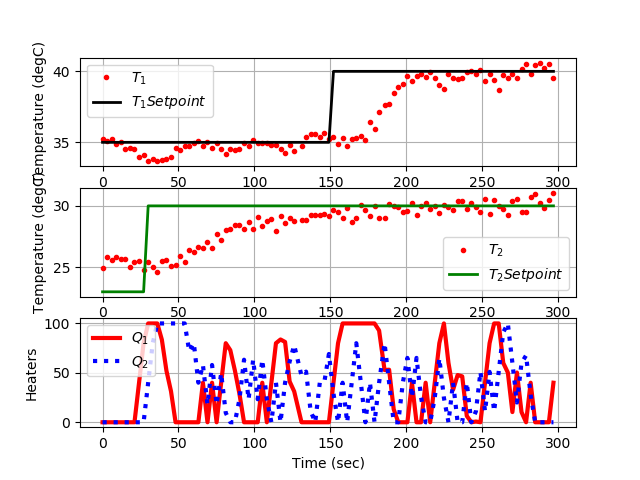

The Python source for this figure:
import tclab
import numpy as np
import time
import matplotlib.pyplot as plt
from gekko import GEKKO

# Connect to Arduino
a = tclab.TCLab()

# Get Version
print(a.version)

# Turn LED on
print('LED On')
a.LED(100)

# Run time in minutes
run_time = 5.0

# Number of cycles with 3 second intervals
loops = int(20.0*run_time)
tm = np.zeros(loops)

# Temperature (K)
T1 = np.ones(loops) * a.T1 # temperature (degC)
Tsp1 = np.ones(loops) * 35.0 # set point (degC)
T2 = np.ones(loops) * a.T2 # temperature (degC)
Tsp2 = np.ones(loops) * 23.0 # set point (degC)

# Set point changes
Tsp1[50:] = 40.0
Tsp2[10:] = 30.0 

# heater values
Q1s = np.ones(loops) * 0.0
Q2s = np.ones(loops) * 0.0

#########################################################
# Initialize Model as Estimator
#########################################################
m = GEKKO(name='tclab-mpc')

# 60 second time horizon, steps of 3 sec
m.time = np.linspace(0,60,21)

# Parameters
U = m.FV(value=10,name='u')
tau = m.FV(value=5,name='tau')
alpha1 = m.FV(value=0.01)   # W / % heater
alpha2 = m.FV(value=0.0075) # W / % heater

Kp = m.Param(value=0.5)
tau = m.Param(value=50.0)
zeta = m.Param(value=1.5)

# Manipulated variables
Q1 = m.MV(value=0)
Q1.STATUS = 1  # use to control temperature
Q1.FSTATUS = 0 # no feedback measurement
Q1.LOWER = 0.0
Q1.UPPER = 100.0
Q1.DMAX = 40.0
Q1.COST = 0.0
Q1.DCOST = 0.0

Q2 = m.MV(value=0)
Q2.STATUS = 1  # use to control temperature
Q2.FSTATUS = 0 # no feedback measurement
Q2.LOWER = 0.0
Q2.UPPER = 100.0
Q2.DMAX = 40.0
Q2.COST = 0.0
Q2.DCOST = 0.0

# Controlled variable
TC1 = m.CV(value=T1[0])
TC1.STATUS = 1     # minimize error with setpoint range
TC1.FSTATUS = 1    # receive measurement
TC1.TR_INIT = 1    # reference trajectory
TC1.TAU = 10       # time constant for response

# Controlled variable
TC2 = m.CV(value=T2[0])
TC2.STATUS = 1     # minimize error with setpoint range
TC2.FSTATUS = 1    # receive measurement
TC2.TR_INIT = 1    # reference trajectory
TC2.TAU = 10       # time constant for response

# State variables
TH1 = m.SV(value=T1[0])
TH2 = m.SV(value=T2[0])

Ta = m.Param(value=23.0+273.15)     # K
mass = m.Param(value=4.0/1000.0)    # kg
Cp = m.Param(value=0.5*1000.0)      # J/kg-K    
A = m.Param(value=10.0/100.0**2)    # Area not between heaters in m^2
As = m.Param(value=2.0/100.0**2)    # Area between heaters in m^2
eps = m.Param(value=0.9)            # Emissivity
sigma = m.Const(5.67e-8)            # Stefan-Boltzmann

# Heater temperatures
T1i = m.Intermediate(TH1+273.15)
T2i = m.Intermediate(TH2+273.15)

# Heat transfer between two heaters
Q_C12 = m.Intermediate(U*As*(T2i-T1i)) # Convective
Q_R12 = m.Intermediate(eps*sigma*As*(T2i**4-T1i**4)) # Radiative

# Semi-fundamental correlations (energy balances)
m.Equation(TH1.dt() == (1.0/(mass*Cp))*(U*A*(Ta-T1i) \
                    + eps * sigma * A * (Ta**4 - T1i**4) \
                    + Q_C12 + Q_R12 \
                    + alpha1*Q1))

m.Equation(TH2.dt() == (1.0/(mass*Cp))*(U*A*(Ta-T2i) \
                    + eps * sigma * A * (Ta**4 - T2i**4) \
                    - Q_C12 - Q_R12 \
                    + alpha2*Q2))

# Empirical correlations (lag equations to emulate conduction)
m.Equation(tau * TC1.dt() == -TC1 + TH1)
m.Equation(tau * TC2.dt() == -TC2 + TH2)

# Global Options
#m.server = 'http://127.0.0.1' # local server, if available
m.options.IMODE   = 6 # MPC
m.options.CV_TYPE = 1 # Objective type
m.options.NODES   = 3 # Collocation nodes
m.options.SOLVER  = 3 # 1=APOPT, 3=IPOPT
##################################################################

# Create plot
plt.figure()
plt.ion()
plt.show()

# Main Loop
start_time = time.time()
prev_time = start_time
try:
    for i in range(1,loops):
        # Sleep time
        sleep_max = 3.0
        sleep = sleep_max - (time.time() - prev_time)
        if sleep>=0.01:
            time.sleep(sleep)
        else:
            time.sleep(0.01)

        # Record time and change in time
        t = time.time()
        dt = t - prev_time
        prev_time = t
        tm[i] = t - start_time
                    
        # Read temperatures in Kelvin 
        T1[i] = a.T1
        T2[i] = a.T2

        ###############################
        ### MPC CONTROLLER          ###
        ###############################
        TC1.MEAS = T1[i]
        TC2.MEAS = T2[i]
        # input setpoint with deadband +/- DT
        DT = 0.1
        TC1.SPHI = Tsp1[i] + DT
        TC1.SPLO = Tsp1[i] - DT
        TC2.SPHI = Tsp2[i] + DT
        TC2.SPLO = Tsp2[i] - DT
        # solve MPC
        m.solve(disp=False)    
        # test for successful solution
        if (m.options.APPSTATUS==1):
            # retrieve the first Q value
            Q1s[i] = Q1.NEWVAL
            Q2s[i] = Q2.NEWVAL
        else:
            # not successful, set heater to zero
            Q1s[i] = 0        
            Q2s[i] = 0        
        
        # Write output (0-100)
        a.Q1(Q1s[i])
        a.Q2(Q2s[i])

        # Plot
        plt.clf()
        ax=plt.subplot(3,1,1)
        ax.grid()
        plt.plot(tm[0:i],T1[0:i],'ro',MarkerSize=3,label=r'$T_1$')
        plt.plot(tm[0:i],Tsp1[0:i],'k-',LineWidth=2,label=r'$T_1 Setpoint$')
        plt.ylabel('Temperature (degC)')
        plt.legend(loc='best')
        ax=plt.subplot(3,1,2)
        ax.grid()
        plt.plot(tm[0:i],T2[0:i],'ro',MarkerSize=3,label=r'$T_2$')
        plt.plot(tm[0:i],Tsp2[0:i],'g-',LineWidth=2,label=r'$T_2 Setpoint$')
        plt.ylabel('Temperature (degC)')
        plt.legend(loc='best')
        ax=plt.subplot(3,1,3)
        ax.grid()
        plt.plot(tm[0:i],Q1s[0:i],'r-',LineWidth=3,label=r'$Q_1$')
        plt.plot(tm[0:i],Q2s[0:i],'b:',LineWidth=3,label=r'$Q_2$')
        plt.ylabel('Heaters')
        plt.xlabel('Time (sec)')
        plt.legend(loc='best')
        plt.draw()
        plt.pause(0.05)
        
# Allow user to end loop with Ctrl-C           
except KeyboardInterrupt:
    # Disconnect from Arduino
    a.Q1(0)
    a.Q2(0)
    print('Shutting down')
    a.close()
    
# Make sure serial connection still closes when there's an error
except:           
    # Disconnect from Arduino
    a.Q1(0)
    a.Q2(0)
    print('Error: Shutting down')
    a.close()
    raise
